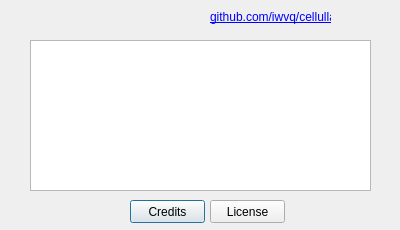
<?xml version="1.0" encoding="UTF-8"?>
<ui version="4.0">
 <class>About</class>
 <widget class="QDialog" name="About">
  <property name="geometry">
   <rect>
    <x>0</x>
    <y>0</y>
    <width>400</width>
    <height>230</height>
   </rect>
  </property>
  <property name="windowTitle">
   <string>About</string>
  </property>
  <widget class="QLabel" name="label">
   <property name="geometry">
    <rect>
     <x>0</x>
     <y>0</y>
     <width>400</width>
     <height>230</height>
    </rect>
   </property>
   <property name="text">
    <string/>
   </property>
   <property name="pixmap">
    <pixmap resource="cellullar.qrc">:/img/about.png</pixmap>
   </property>
   <property name="openExternalLinks">
    <bool>true</bool>
   </property>
  </widget>
  <widget class="QPushButton" name="pushButtonCredits">
   <property name="geometry">
    <rect>
     <x>130</x>
     <y>200</y>
     <width>75</width>
     <height>23</height>
    </rect>
   </property>
   <property name="text">
    <string>Credits</string>
   </property>
   <property name="checkable">
    <bool>true</bool>
   </property>
   <property name="autoExclusive">
    <bool>true</bool>
   </property>
  </widget>
  <widget class="QPushButton" name="pushButtonLicense">
   <property name="geometry">
    <rect>
     <x>210</x>
     <y>200</y>
     <width>75</width>
     <height>23</height>
    </rect>
   </property>
   <property name="text">
    <string>License</string>
   </property>
   <property name="checkable">
    <bool>true</bool>
   </property>
   <property name="autoExclusive">
    <bool>true</bool>
   </property>
  </widget>
  <widget class="QLabel" name="label_6">
   <property name="geometry">
    <rect>
     <x>210</x>
     <y>10</y>
     <width>121</width>
     <height>15</height>
    </rect>
   </property>
   <property name="minimumSize">
    <size>
     <width>0</width>
     <height>15</height>
    </size>
   </property>
   <property name="maximumSize">
    <size>
     <width>16777215</width>
     <height>15</height>
    </size>
   </property>
   <property name="styleSheet">
    <string notr="true">color:#7070ff;</string>
   </property>
   <property name="text">
    <string>&lt;a href=&quot;https://github.com/iwvq/cellullar&quot;&gt;github.com/iwvq/cellullar&lt;/a&gt;</string>
   </property>
   <property name="textFormat">
    <enum>Qt::RichText</enum>
   </property>
   <property name="alignment">
    <set>Qt::AlignRight|Qt::AlignTrailing|Qt::AlignVCenter</set>
   </property>
   <property name="openExternalLinks">
    <bool>true</bool>
   </property>
  </widget>
  <widget class="QTextEdit" name="textEdit">
   <property name="geometry">
    <rect>
     <x>30</x>
     <y>40</y>
     <width>341</width>
     <height>151</height>
    </rect>
   </property>
   <property name="lineWrapMode">
    <enum>QTextEdit::NoWrap</enum>
   </property>
  </widget>
  <widget class="QWidget" name="horizontalLayoutWidget">
   <property name="geometry">
    <rect>
     <x>80</x>
     <y>70</y>
     <width>240</width>
     <height>71</height>
    </rect>
   </property>
   <layout class="QHBoxLayout" name="horizontalLayout">
    <item>
     <widget class="QLabel" name="label_3">
      <property name="text">
       <string/>
      </property>
      <property name="pixmap">
       <pixmap resource="cellullar.qrc">:/img/app_64.png</pixmap>
      </property>
     </widget>
    </item>
    <item>
     <widget class="QWidget" name="widget" native="true">
      <layout class="QVBoxLayout" name="verticalLayout">
       <property name="spacing">
        <number>0</number>
       </property>
       <property name="leftMargin">
        <number>0</number>
       </property>
       <property name="topMargin">
        <number>4</number>
       </property>
       <property name="rightMargin">
        <number>0</number>
       </property>
       <property name="bottomMargin">
        <number>4</number>
       </property>
       <item>
        <widget class="QLabel" name="labelTitle">
         <property name="font">
          <font>
           <pointsize>10</pointsize>
           <weight>75</weight>
           <bold>true</bold>
          </font>
         </property>
         <property name="styleSheet">
          <string notr="true">color:#404040;</string>
         </property>
         <property name="text">
          <string>Cellullar v0.1a</string>
         </property>
        </widget>
       </item>
       <item>
        <widget class="QLabel" name="labelBuildOn">
         <property name="styleSheet">
          <string notr="true">color:#404040;</string>
         </property>
         <property name="text">
          <string>Build on Oct 22 2023 05:08:23.442</string>
         </property>
        </widget>
       </item>
       <item>
        <widget class="QLabel" name="labelCopying">
         <property name="sizePolicy">
          <sizepolicy hsizetype="Preferred" vsizetype="Minimum">
           <horstretch>0</horstretch>
           <verstretch>0</verstretch>
          </sizepolicy>
         </property>
         <property name="styleSheet">
          <string notr="true">color:#404040;</string>
         </property>
         <property name="text">
          <string>Copyright (c) 2023 Ivar Vilca</string>
         </property>
        </widget>
       </item>
      </layout>
     </widget>
    </item>
   </layout>
  </widget>
  <zorder>label</zorder>
  <zorder>pushButtonCredits</zorder>
  <zorder>pushButtonLicense</zorder>
  <zorder>label_6</zorder>
  <zorder>horizontalLayoutWidget</zorder>
  <zorder>textEdit</zorder>
 </widget>
 <resources>
  <include location="cellullar.qrc"/>
 </resources>
 <connections/>
</ui>
